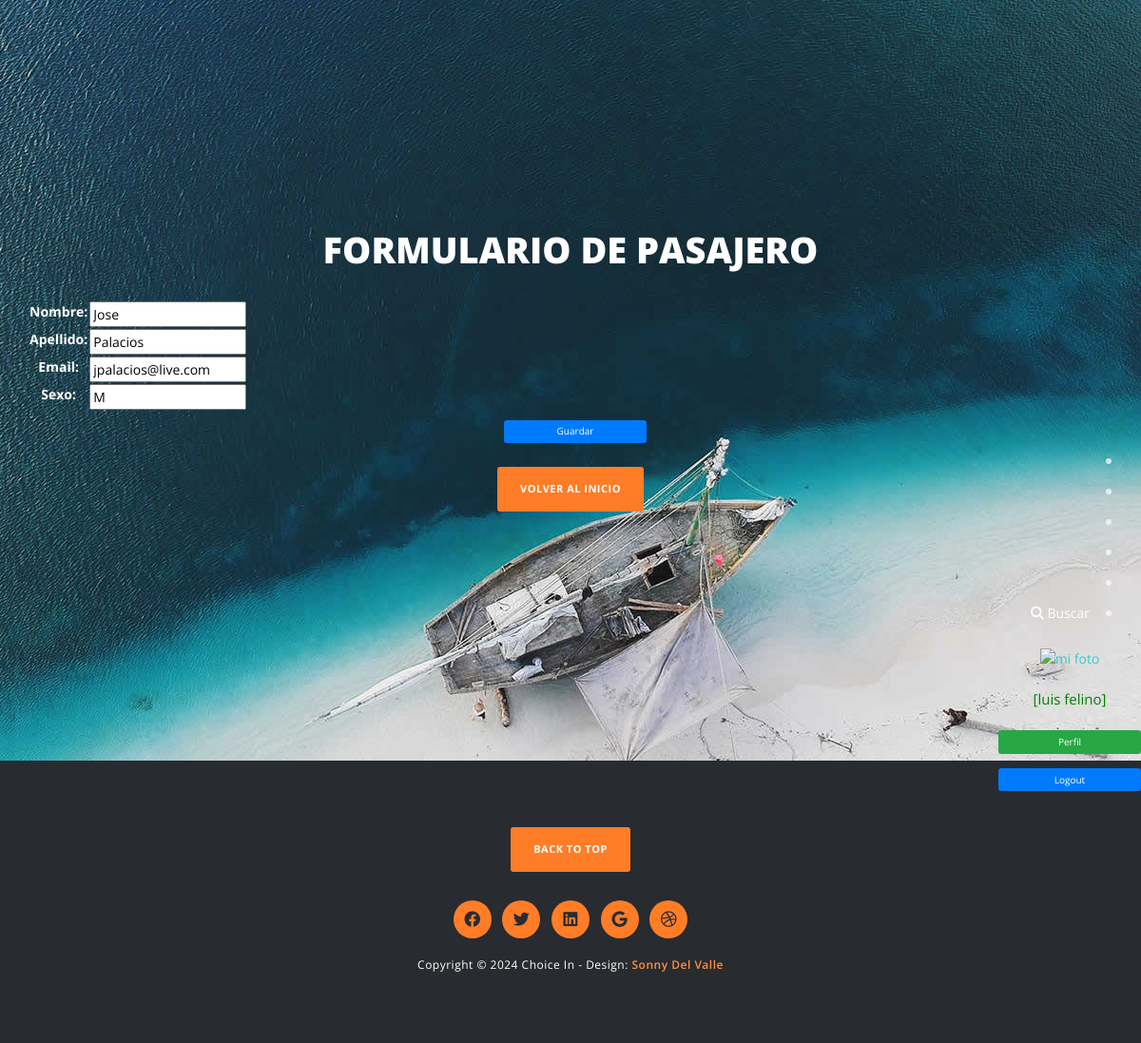
Screenshot of /registro_update/2/ (signed in) with the database file from the repository.
### registro/models.py (models this page shows, shortened)
class Pasajero(models.Model):
  nombre = models.CharField(max_length=50)
  apellido = models.CharField(max_length=50)
  email = models.EmailField()
  sexo = models.CharField(max_length=50)
  class Meta:
    verbose_name = "Pasajero"
    verbose_name_plural = "Pasajeros"

### registro/views.py (the view)
# urls.py: path('registro_update/<id_registro>/', registro_update, name="registro_update"),
@login_required
def registro_update(request, id_registro):
    registro = get_object_or_404(Pasajero, id=id_registro) # type: ignore
    if request.method == "POST":
        form = registroForm(request.POST, instance=registro)
        if form.is_valid():
            form.save()
            return redirect('pasajero')
    else:
        form = registroForm(instance=registro)
    return render(request, "registro/registro_form.html", {"form": form})

### registro/forms.py
class registroForm(forms.ModelForm):
    class Meta:
        model =  Pasajero   # type: ignore
        fields = ['nombre', 'apellido', 'email', 'sexo']

### registro/templates/registro/registro_form.html (shortened to what this page needs)
{% extends 'registro/menu.html' %}
{% block titulo %}
<h1 class="mb-5 text-white" style="font-size: 3.8rem;">Formulario de pasajero</h1>
{% endblock titulo %}
{% block contenido %}
<form action="" method="post">
  <table>
      {{ form.as_table }}
  </table>
  <input type="submit" value="Guardar" class="btn btn-primary" style="margin-left: 10px;">
</form>
{% endblock contenido %}

### registro/templates/registro/menu.html (shortened to what this page needs)
<!DOCTYPE html>
<html>
    <head>
        {% load static %}
        <link rel="stylesheet" href="{% static 'css/bootstrap.min.css' %}">
        <link rel="stylesheet" href="{% static 'css/fontAwesome.css' %}">
        <link rel="stylesheet" href="{% static 'css/hero-slider.css' %}">
        <link rel="stylesheet" href="{% static 'css/templatemo-main.css' %}">
        <link rel="stylesheet" href="{% static 'css/owl-carousel.css' %}">
        <link rel="stylesheet" href="https://cdnjs.cloudflare.com/ajax/libs/font-awesome/6.4.0/css/all.min.css">
    </head>
<body>
    <div class="fixed-side-navbar">
        {% if user.is_authenticated %}
        <ul class="nav flex-column">
            <li class="nav-item"><a class="nav-link" href="{% url 'home' %}"><span>Inicio</span></a></li>
            <li class="nav-item"><a class="nav-link" href="{% url 'pasajero' %}"><span>Pasajero</span></a></li>
            <li class="nav-item"><a class="nav-link" href="{% url 'hotel' %}"><span>Hotel</span></a></li>
            <li class="nav-item"><a class="nav-link" href="{% url 'habitacion' %}"><span>Habitacion</span></a></li>
            <li class="nav-item"><a class="nav-link" href="{% url 'pais_destino' %}"><span>Pais de Destino</span></a></li>
            <li class="nav-item">
                <a class="nav-link" href="{% url 'buscarPasajeros' %}">
                    <i class="fa fa-search" aria-hidden="true"></i> Buscar
                </a>
            </li>
        </ul>
        <div class="text-center">
            <a href="{% url 'agregarAvatar' %}">
                <img src="{{ request.session.avatar }}" height="40px" width="40px" alt="mi foto">
            </a>
        </div>
            <p style="color:green"> [{{user.first_name}} {{user.last_name}}]</p>
            <a class="btn btn-success mb-2" href="{% url 'editProfile' %}">Perfil</a>
            <form method="post" action="{% url 'logout' %}">
                <button type="submit" class="btn btn-primary">Logout</button>
            </form>
        {% else %}
            <div class="d-flex flex-column align-items-center">
                <a class="btn btn-primary mb-2 btn-lg" href="{% url 'login' %}">Login</a>
                <a class="btn btn-success btn-lg" href="{% url 'registro' %}">Registrate</a>
            </div>
        {% endif %}
    </div>
    <div class="parallax-content baner-content" id="home">
        <div class="container">
            <div class="first-content">
              {% block titulo %}{% endblock titulo %}
              {% block contenido %}{% endblock contenido %}
                <div class="primary-button">
                    <a href="{% url 'home' %}">Volver al inicio</a>
                </div>
            </div>
        </div>
    </div>
    <footer>
        <div class="container">
            <div class="row">
                <div class="col-md-12">
                    <div class="primary-button">
                        <a href="#home">Back To Top</a>
                    </div>
                    <ul>
                        <li><a href="#"><i class="fab fa-facebook"></i></a></li>
                        <li><a href="#"><i class="fab fa-twitter"></i></a></li>
                        <li><a href="#"><i class="fab fa-linkedin"></i></a></li>
                        <li><a href="#"><i class="fab fa-google"></i></a></li>
                        <li><a href="#"><i class="fab fa-dribbble"></i></a></li>
                    </ul>
                    <p>Copyright &copy; 2024 Choice In
            		- Design: <a rel="nofollow noopener" href="{% url 'acerca' %}"><em>Sonny Del Valle</em></a></p>
                </div>
            </div>
        </div>
    </footer>
</body>
</html>

### registro/static/css/hero-slider.css (style rules this page uses)
*, *::after, *::before { -webkit-box-sizing: border-box; -moz-box-sizing: border-box; box-sizing: border-box; }
html { font-size: 62.5%; }
body { font-family: "Open Sans", sans-serif; color: #2c343b; background-color: #f2f2f2; }
a { color: #d44457; text-decoration: none; }
img { max-width: 100%; }

### registro/static/css/templatemo-main.css (style rules this page uses)
p { font-size: 15px; line-height: 25px; }
body { position: relative; font-size: 14px; }
a { color: #3CC; }
.fixed-side-navbar { position: fixed; top: 50%; right: 0; z-index: 99999; margin-top: -100px; text-align: right; padding: 30px 0; -webkit-transition: all .3s; transition: all .3s; }
.nav>li { position: relative; display: block; }
.fixed-side-navbar .nav > li a { color: #fff; min-height: 32px; background: transparent; padding: 5px 45px 5px 25px; border-right: none; }
.fixed-side-navbar .nav > li a:after { content: ''; position: absolute; top: 50%; right: 20px; margin-top: -5px; width: 10px; height: 10px; border-radius: 10px; background: rgba(250, 250, 250, 0.75); -webkit-transition: all .3s; transition: all .3s; -webkit-transform: scale(0.6); transform: scale(0.6); }
.primary-button a { display: inline-block; background-color: #ff7d27; padding: 15px 24px; border-radius: 3px; text-transform: uppercase; font-size: 11px; color: #fff; font-weight: 700; text-decoration: none; letter-spacing: 0.5px; }
.parallax-content { width: 100%; min-height: 100vh; background-size: cover; }
.baner-content { padding-top: 30vh; text-align: center; background-image: url(../img/1st-section.jpg); }
.baner-content h1 { margin-top: 0px; font-size: 128px; color: #fff; font-weight: 900; text-transform: uppercase; margin-bottom: 0px; }
.baner-content .primary-button { margin-top: 15px; }
footer { text-align: center; background-color: #282b2f; padding: 70px 0px; }
footer .primary-button { margin-bottom: 30px; }
footer ul { padding: 0px; margin: 0px; list-style: none; }
footer ul li { display: inline-block; margin: 0px 4px; }
footer ul li a { width: 40px; height: 40px; line-height: 40px; text-align: center; display: inline-block; background-color: #ff7d27; color: #282b2f; border-radius: 50%; text-decoration: none; transition: all 0.5s; font-size: 17px; }
footer p { font-size: 12px; color: #fff; margin-top: 15px; color: #fff; letter-spacing: 0.5px; margin-bottom: 0px; }
footer em { color: #ff8e43; font-weight: 600; font-style: normal; }
@media (min-width: 1200px) { .container { max-width: 1170px; } }
body:after { content: url(../img/close.png) url(../img/loading.gif) url(../img/prev.png) url(../img/next.png); display: none; }

### registro/templates/registro/menu.html (style rules this page uses)
.fixed-side-navbar { display: flex; flex-direction: column; align-items: center; padding-top: 20px; }
.nav-link { text-align: center; width: 100%; }
.text-center { margin: 20px 0; }
.btn { width: 150px; margin: 10px 0; }

### registro/templates/registro/registro_form.html (style rules this page uses)
table { color: white; }
input[type="submit"] { color: white; }

### rows the page displays
Pasajero: nombre "Jose", apellido "Palacios", email "jpalacios@live.com", sexo "M"

### other values shown
{{ user.first_name }} "luis"
{{ user.last_name }} "felino"
